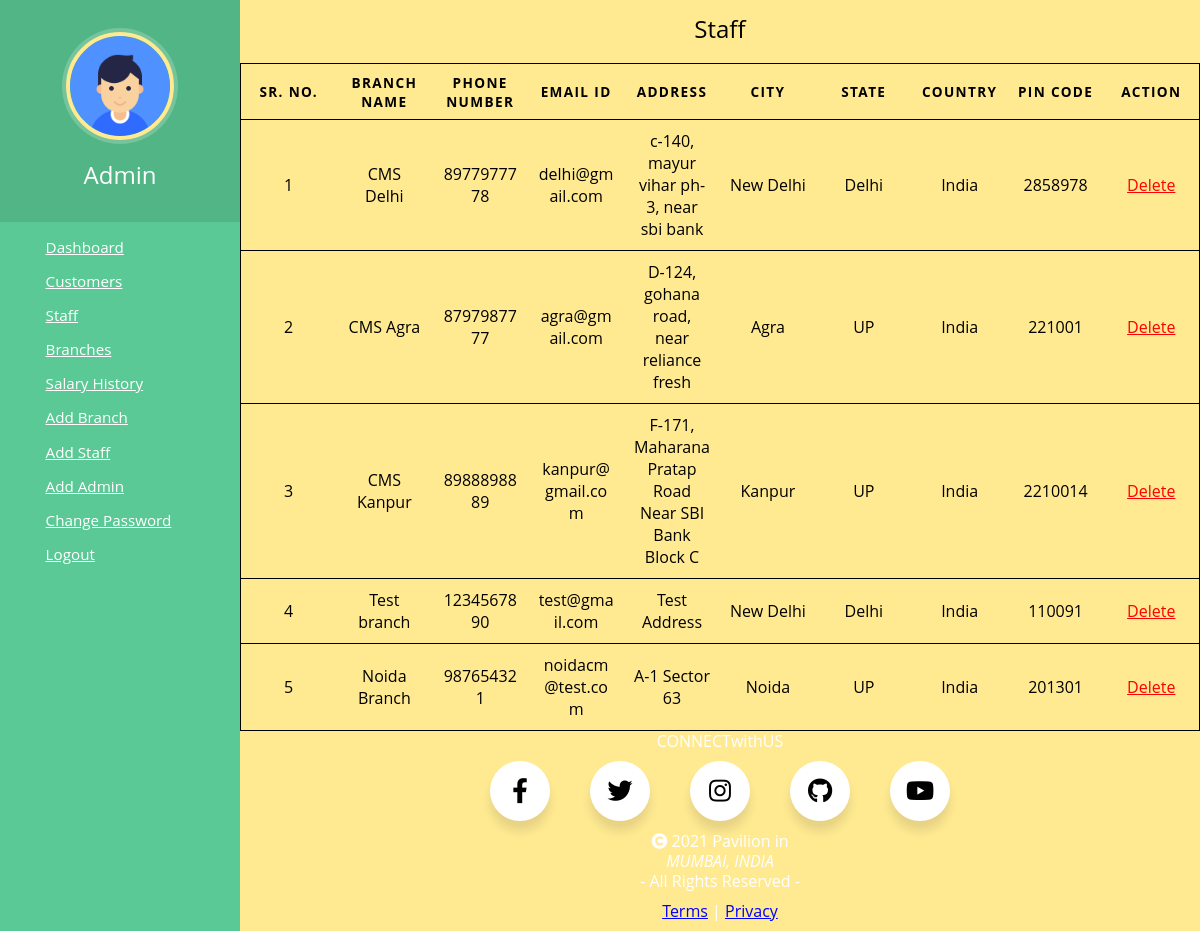
Screenshot of /admin/branch.php (signed in) with the database file from the repository.
### tables this page shows
CREATE TABLE `tblbranch` (
  `ID` int(11) NOT NULL,
  `BranchName` varchar(120) DEFAULT NULL,
  `BranchContactnumber` bigint(11) DEFAULT NULL,
  `BranchEmail` varchar(120) DEFAULT NULL,
  `BranchAddress` varchar(120) DEFAULT NULL,
  `BranchCity` varchar(120) DEFAULT NULL,
  `BranchState` varchar(120) DEFAULT NULL,
  `BranchPincode` varchar(120) DEFAULT NULL,
  `BranchCountry` varchar(120) DEFAULT NULL
);

### admin/branch.php (the view, shortened to what this page needs)
<?php
include('../includes/dbconnection.php');
if (strlen($_SESSION['cmsaid']==0)) {
    header('location:logout.php');
    } else{
?>
<html lang="en">
<head>
    <link href="./css/table.css" rel="stylesheet">
    <link href="./css/header.css" rel="stylesheet"/>
    <link href="../css/footer.css" rel="stylesheet">
    <link rel="stylesheet" href="https://cdnjs.cloudflare.com/ajax/libs/font-awesome/4.7.0/css/font-awesome.min.css">
    <link rel="stylesheet" href="https://cdnjs.cloudflare.com/ajax/libs/font-awesome/5.13.0/css/all.min.css">
</head>
<body>
<?php include_once('./include/header.php');?>
<table>
  <caption> Staff</caption>
  <thead>
    <tr>
    <th scope="col">SR. NO.</th>
      <th scope="col">Branch Name</th>
      <th scope="col">Phone Number</th>
      <th scope="col">Email ID</th>
      <th scope="col">Address</th>
      <th scope="col">City</th>
      <th scope="col">State </th>
      <th scope="col">Country</th>
      <th scope="col">Pin Code </th>
      <th scope="col">Action </th>
    </tr>
  </thead>
  <tbody>
<?php
  $ret=mysqli_query($con,"SELECT * FROM tblbranch");
  $num=mysqli_num_rows($ret);
  if($num >0){
    $count=0;
  while ($row=mysqli_fetch_array($ret)) {
    $count++;
  ?>
    <tr>
      <td scope="row" data-label="SR. NO."><?php echo $count;?></td>
      <td data-label="Branch Name"><?php echo $row["BranchName"];?></td>
      <td data-label="Phone Number"><?php echo $row["BranchContactnumber"];?></td>
      <td data-label="Email ID"><?php echo $row["BranchEmail"];?></td>
      <td data-label="Address"><?php echo $row["BranchAddress"];?></td>
      <td data-label="City"><?php echo $row["BranchCity"];?></td>
      <td data-label="State"><?php echo $row["BranchState"];?></td>
      <td data-label="Country"><?php echo $row["BranchCountry"];?></td>
      <td data-label="Pin Code"><?php echo $row["BranchPincode"];?></td>
      <td data-label="Action"><?php echo '<a class="red" href="./branch.php?id='.$row["ID"].'">Delete</a>';?></td>
      </tr>
<?php } }
?>
  </tbody>
</table>
<?php include_once('../includes/footer.php');?>
</body>
</html>
<?php   }?>

### admin/include/header.php (shortened to what this page needs)
<?php
$admid=$_SESSION['cmsaid'];
$ret=mysqli_query($con,"select AdminName from tbladmin where ID='$admid'");
$row=mysqli_fetch_array($ret);
$fname=$row['AdminName'];
?>
<nav class="menu" tabindex="0">
  <header class="avatar">
		<img src="../includes/user.png " />
    <h2><?php echo $fname; ?></h2>
  </header>
	<ul>
  <li tabindex="0" class="icon-dashboard"><a href="dashboard.php"><span>Dashboard</span></a></li>
    <li tabindex="0" class="icon-users"><a href="customers.php"><span>Customers</span></a></li>
    <li tabindex="0" class="icon-users"><a href="staff.php"><span>Staff</span></a></li>
    <li tabindex="0" class="icon-shop"><a href="branch.php"><span>Branches</span></a></li>
    <li tabindex="0" class="icon-history"><a href="transactions.php"><span>Salary History</span></a></li>
    <li tabindex="0" class="icon-shop"><a href="addbranch.php"><span>Add Branch</span></a></li>
    <li tabindex="0" class="icon-addstaff"><a href="addstaff.php"><span>Add Staff</span></a></li>
    <li tabindex="0" class="icon-addstaff"><a href="addadmin.php"><span>Add Admin</span></a></li>
    <li tabindex="0" class="icon-change"><a href="changepassword.php"><span>Change Password</span></a></li>
    <li tabindex="0" class="icon-logout"><a href="../includes/logout.php"><span>Logout</span></a></li>
  </ul>
</nav>

### admin/css/table.css (style rules this page uses)
body { font-family: "Open Sans", sans-serif; line-height: 1.25; }
table { color:black; background: transparent; border: 1px solid #ccc; border-collapse: collapse; margin: 0; padding: 0; width: 100%; table-layout: fixed; }
table caption { font-size: 1.5em; margin: .5em 0 .75em; }
table tr { border: 1px solid rgb(0, 0, 0); padding: .35em; }
table th, table td { padding: .625em; text-align: center; overflow-wrap: break-word; }
table th { font-size: .85em; letter-spacing: .1em; text-transform: uppercase; }

### admin/css/header.css (style rules this page uses)
body { background: #ffea92; margin: 0; font-family: "Open Sans", Helvetica Neue, Helvetica, Arial, sans-serif; color: #fff; padding-left: 240px; }
li a,a:visited { color:white; }
.menu { background: #5bc995; height: 100%; width: 240px; position: fixed; top: 0; left: 0; z-index: 5; outline: none; }
.menu .avatar { background: rgba(0, 0, 0, 0.1); padding: 2em 0.5em; text-align: center; }
.menu .avatar img { width: 100px; border-radius: 50%; overflow: hidden; border: 4px solid #ffea92; box-shadow: 0 0 0 4px rgba(255, 255, 255, 0.2); }
.menu .avatar h2 { font-weight: normal; margin-bottom: 0; }
.menu ul { list-style: none; padding: 0.5em 0; margin: 0; }
.menu ul li { padding: 0.5em 1em 0.5em 3em; font-size: 0.95em; font-weight: regular; background-repeat: no-repeat; background-position: left 15px center; background-size: auto 20px; transition: all 0.15s linear; cursor: pointer; }
.menu ul li.icon-dashboard { background-image: url("http://www.entypo.com/images//gauge.svg"); }
.menu ul li.icon-shop { background-image: url("http://www.entypo.com/images//shop.svg"); }
.menu ul li.icon-addstaff { background-image: url("http://www.entypo.com/images//add-user.svg"); }
.menu ul li.icon-users { background-image: url("http://www.entypo.com/images//users.svg"); }
.menu ul li.icon-history { background-image: url("http://www.entypo.com/images//back-in-time.svg"); }
.menu ul li.icon-change { background-image: url("http://www.entypo.com/images//cog.svg"); }
.menu ul li.icon-logout { background-image: url("http://www.entypo.com/images//log-out.svg"); }

### admin/branch.php (style rules this page uses)
.red, .red:visited { color:red; }

### rows the page displays
tblbranch: BranchName "CMS Delhi", BranchContactnumber "8977977778", BranchEmail "delhi@gmail.com", BranchAddress "c-140, mayur vihar ph-3, near sbi bank", BranchCity "New Delhi", BranchState "Delhi", BranchCountry "India", BranchPincode "2858978"
tblbranch: BranchName "CMS Agra", BranchContactnumber "8797987777", BranchEmail "agra@gmail.com", BranchAddress "D-124, gohana road, near reliance fresh", BranchCity "Agra", BranchState "UP", BranchCountry "India", BranchPincode "221001"
tblbranch: BranchName "CMS Kanpur", BranchContactnumber "8988898889", BranchEmail "kanpur@gmail.com", BranchAddress "F-171, Maharana Pratap Road Near SBI Bank Block C", BranchCity "Kanpur", BranchState "UP", BranchCountry "India", BranchPincode "2210014"
tblbranch: BranchName "Test branch", BranchContactnumber "1234567890", BranchEmail "test@gmail.com", BranchAddress "Test Address", BranchCity "New Delhi", BranchState "Delhi", BranchCountry "India", BranchPincode "110091"
tblbranch: BranchName "Noida Branch", BranchContactnumber "987654321", BranchEmail "noidacm@test.com", BranchAddress "A-1 Sector 63", BranchCity "Noida", BranchState "UP", BranchCountry "India", BranchPincode "201301"

### other values shown
$fname "Admin"
